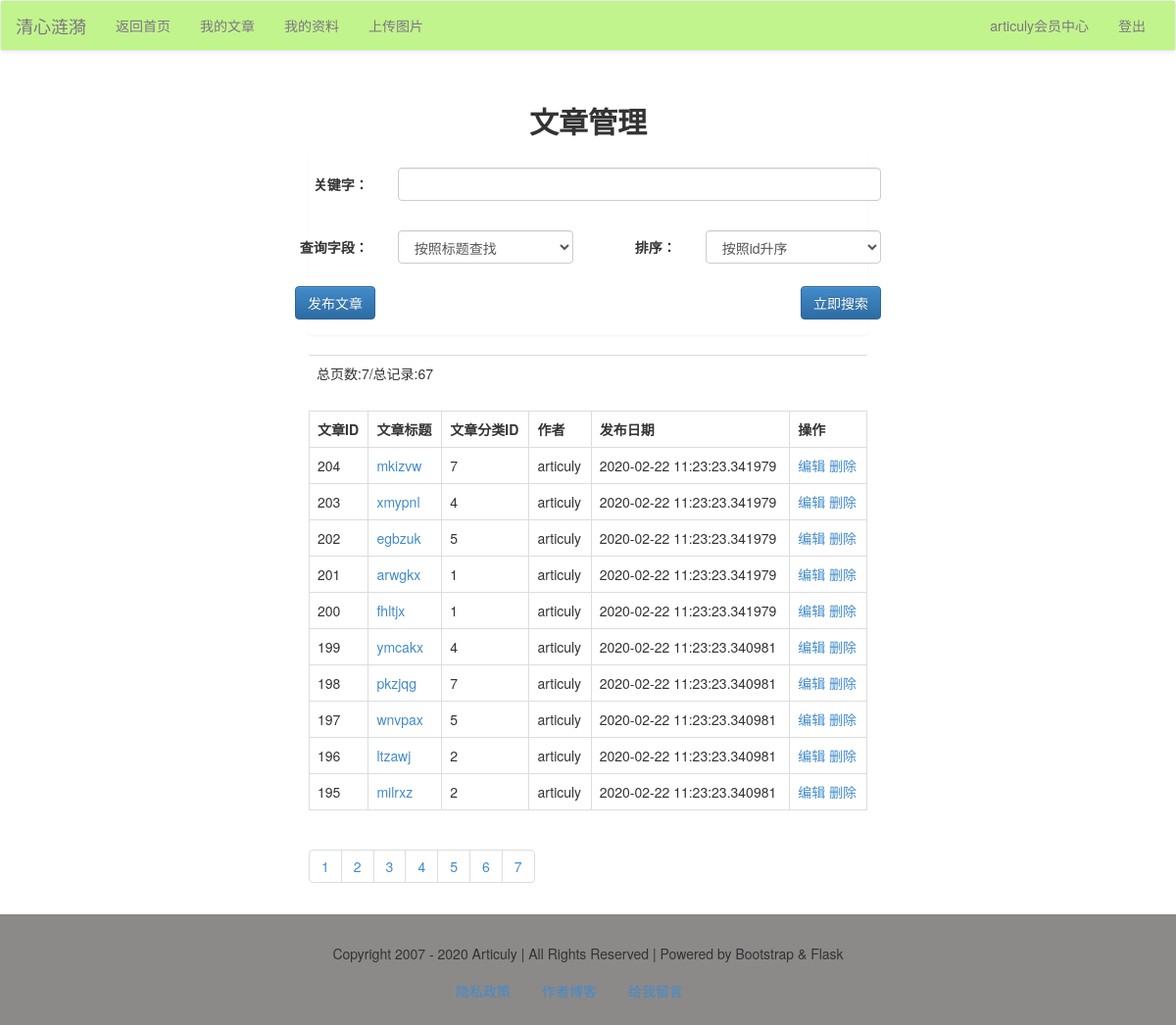
Screenshot of /member/article/list/?page=2&q=&field=&order= (signed in) with the database file from the repository.
### models.py (models this page shows)
class Article(db.Model):
    id = db.Column(db.Integer, primary_key=True)
    title = db.Column(db.String)
    thumb = db.Column(db.String)
    intro = db.Column(db.String)
    author = db.Column(db.String)
    content = db.Column(db.Text)
    is_recommend = db.Column(db.Integer)
    pubdate = db.Column(db.DateTime, default=datetime.now)
    cate_id = db.Column(db.Integer, db.ForeignKey('category.cate_id'))
    comment = db.relationship('Comment')

### member/articles.py (the view, shortened to what this page needs)
@member_app.route("/article/list/", methods=['get', 'post'])
def article_list():
    form = ArticleSearchForm()
    q = request.args.get('q')
    page = request.args.get('page', 1)
    if q is not None:
        form_field = request.args.get('field')
        form_order = request.args.get('order')
        if form_field == 'title':
            condition = Article.title.like('%%%s%%' % q)
        else:
            condition = Article.content.like('%%%s%%' % q)
        if form_order == '1':
            order = Article.id.asc()
        else:
            order = Article.id.desc()
        res = Article.query.filter(Article.author == session['user']).filter(condition).order_by(order).paginate(
            int(page), 10)
        articles = res.items
        pageList = res.iter_pages()
        total = res.total
        pages = res.pages
        return render_template('member/article/article_list.html', articles=articles, pageList=pageList, total=total,
                               pages=pages, form=form, q=q, field=form_field, order=form_order)

### forms/article_form.py
class ArticleSearchForm(FlaskForm):
    q = StringField('关键字：',
                    validators=[DataRequired()],
                    render_kw={'class': 'form-control'})
    field = SelectField('查询字段：',
                        choices=[('title', '按照标题查找'), ('content', '按照内容查找')],
                        render_kw={'class': 'form-control'})
    order = SelectField('排序：', choices=[('1', '按照id升序'), ('2', '按照id降序')],
                        render_kw={'class': 'form-control'})

### app.py (called while the page is built)
@app.context_processor
def account():
    username = session.get('user')
    return {'username': username}

@app.context_processor
def getCateList():
    cates = Category.query.all()
    return {'cates': cates}

### libs.py (called while the page is built)
def login_required(func):
    @wraps(func)
    def decorator_nest(*args, **kwargs):
        if not 'user' in session:
            return redirect(url_for('login'))
        else:
            print(func)
            return func(*args, **kwargs)
    return decorator_nest

### member/member_app.py (called while the page is built)
@member_app.before_request
@login_required
def is_login():
    print(session['user'])

### templates/member/article/article_list.html (shortened to what this page needs)
{% extends "member/member_base.html" %}
{% block content %}
    <div class="container-fluid">
        <div class="row">
            <div class="main col-lg-6 col-lg-offset-3 col-md-8 col-md-offset-2 col-sm-10 col-sm-offset-1 col-xs-12">
                <h2 class="text-center"><b>文章管理</b></h2>
                <div class="panel">
                    <form action="" method="get" class="form-horizontal">
                        <div class="row">
                            <div class="form-group">
                                <div class="col-xs-2 text-right">
                                    {{ form.q.label(class='control-label') }}
                                </div>
                                <div class="col-xs-10">
                                    {{ form.q }}
                                </div>
                            </div>
                        </div>
                        <div class="row">
                            <div class="form-group">
                                <div class="col-xs-2 text-right">
                                    {{ form.field.label(class='control-label') }}
                                </div>
                                <div class="col-xs-4">
                                    {{ form.field }}
                                </div>
                                <div class="col-xs-2 text-right">
                                    {{ form.order.label(class='control-label') }}
                                </div>
                                <div class="col-xs-4">
                                    {{ form.order }}
                                </div>
                            </div>
                        </div>
                        <div class="form-group ">
                            <a href="{{ url_for("member_app.article_post") }}"><input type="button" name="post"
                                                                                      class="btn btn-primary"
                                                                                      value="发布文章"></a>
                            <input type="submit" name="search" class="btn btn-primary pull-right" value="立即搜索">
                        </div>
                    </form>
                </div>
                <table class="table">
                    <tr>
                        <td>总页数:{{ pages }}/总记录:{{ total }}</td>
                    </tr>
                </table>
                <table class="table table-bordered">
                    <tr>
                        <th>文章ID</th>
                        <th>文章标题</th>
                        <th>文章分类ID</th>
                        <th>作者</th>
                        <th>发布日期</th>
                        <th>操作</th>
                    </tr>
                    {% for article in articles %}
                        <tr>
                            <td>{{ article.id }}</td>
                            <td>
                                <a href="{{ url_for("article_app.view", article_id=article.id) }}">{{ article.title }}</a>
                            </td>
                            <td>{{ article.cate_id }}</td>
                            <td>{{ article.author }}</td>
                            <td>{{ article.pubdate }}</td>
                            <td>
                                <a href="{{ url_for("member_app.article_edit", article_id=article.id) }}"
                                   target="_blank">编辑</a>
                                <a href="{{ url_for("member_app.article_delete", article_id=article.id) }}">删除</a>
                            </td>
                        </tr>
                    {% endfor %}
                </table>
                <ul class="pagination">
                    {% for page in pageList %}
                        {% if page!=None %}
                            {% if q==None %}
                                <li><a href="?page={{ page }}">{{ page }}</a></li>
                            {% else %}
                                <li>
                                    <a href="?page={{ page }}&q={{ q }}&field={{ field }}&order={{ order }}">{{ page }}</a>
                                </li>
                            {% endif %}
                        {% else %}
                            <li><a href="#">...</a></li>
                        {% endif %}
                    {% endfor %}
                </ul>
            </div>
        </div>
    </div>
{% endblock %}

### rows the page displays
Article: id "204", title "mkizvw", cate_id "7", author "articuly", pubdate "2020-02-22 11:23:23.341979"
Article: id "203", title "xmypnl", cate_id "4", author "articuly", pubdate "2020-02-22 11:23:23.341979"
Article: id "202", title "egbzuk", cate_id "5", author "articuly", pubdate "2020-02-22 11:23:23.341979"
Article: id "201", title "arwgkx", cate_id "1", author "articuly", pubdate "2020-02-22 11:23:23.341979"
Article: id "200", title "fhltjx", cate_id "1", author "articuly", pubdate "2020-02-22 11:23:23.341979"
Article: id "199", title "ymcakx", cate_id "4", author "articuly", pubdate "2020-02-22 11:23:23.340981"
Article: id "198", title "pkzjqg", cate_id "7", author "articuly", pubdate "2020-02-22 11:23:23.340981"
Article: id "197", title "wnvpax", cate_id "5", author "articuly", pubdate "2020-02-22 11:23:23.340981"
Article: id "196", title "ltzawj", cate_id "2", author "articuly", pubdate "2020-02-22 11:23:23.340981"
Article: id "195", title "milrxz", cate_id "2", author "articuly", pubdate "2020-02-22 11:23:23.340981"

### other values shown
{{ username }} "articuly"
{{ pages }} "7"
{{ total }} "67"
{{ page }} "1" "2" "3" "4" "5" "6" "7"
